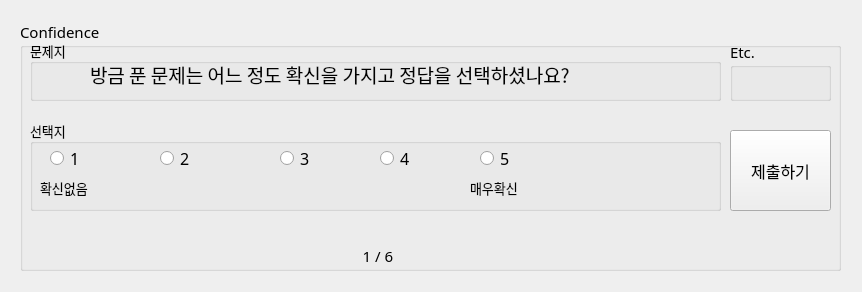
<?xml version="1.0" encoding="UTF-8"?>
<ui version="4.0">
 <class>Form</class>
 <widget class="QWidget" name="Form">
  <property name="geometry">
   <rect>
    <x>0</x>
    <y>0</y>
    <width>862</width>
    <height>292</height>
   </rect>
  </property>
  <property name="windowTitle">
   <string>Form</string>
  </property>
  <widget class="QGroupBox" name="TeInfoGBox">
   <property name="geometry">
    <rect>
     <x>20</x>
     <y>20</y>
     <width>821</width>
     <height>251</height>
    </rect>
   </property>
   <property name="font">
    <font>
     <family>나눔스퀘어_ac</family>
     <pointsize>11</pointsize>
    </font>
   </property>
   <property name="title">
    <string>Confidence</string>
   </property>
   <widget class="QGroupBox" name="testGBox">
    <property name="geometry">
     <rect>
      <x>10</x>
      <y>20</y>
      <width>691</width>
      <height>61</height>
     </rect>
    </property>
    <property name="font">
     <font>
      <family>나눔스퀘어_ac</family>
      <pointsize>10</pointsize>
     </font>
    </property>
    <property name="title">
     <string>문제지</string>
    </property>
    <widget class="QLabel" name="label">
     <property name="geometry">
      <rect>
       <x>60</x>
       <y>19</y>
       <width>561</width>
       <height>31</height>
      </rect>
     </property>
     <property name="font">
      <font>
       <family>나눔스퀘어_ac</family>
       <pointsize>14</pointsize>
      </font>
     </property>
     <property name="text">
      <string>방금 푼 문제는 어느 정도 확신을 가지고 정답을 선택하셨나요?</string>
     </property>
    </widget>
   </widget>
   <widget class="QGroupBox" name="cnfGBox">
    <property name="geometry">
     <rect>
      <x>10</x>
      <y>100</y>
      <width>691</width>
      <height>91</height>
     </rect>
    </property>
    <property name="font">
     <font>
      <family>나눔스퀘어_ac</family>
      <pointsize>10</pointsize>
     </font>
    </property>
    <property name="title">
     <string>선택지</string>
    </property>
    <widget class="QRadioButton" name="cnfRBtn1">
     <property name="geometry">
      <rect>
       <x>20</x>
       <y>30</y>
       <width>31</width>
       <height>16</height>
      </rect>
     </property>
     <property name="font">
      <font>
       <family>나눔스퀘어_ac</family>
       <pointsize>12</pointsize>
      </font>
     </property>
     <property name="text">
      <string>1</string>
     </property>
    </widget>
    <widget class="QRadioButton" name="cnfRBtn2">
     <property name="geometry">
      <rect>
       <x>130</x>
       <y>30</y>
       <width>31</width>
       <height>16</height>
      </rect>
     </property>
     <property name="font">
      <font>
       <family>나눔스퀘어_ac</family>
       <pointsize>12</pointsize>
      </font>
     </property>
     <property name="text">
      <string>2</string>
     </property>
    </widget>
    <widget class="QRadioButton" name="cnfRBtn3">
     <property name="geometry">
      <rect>
       <x>250</x>
       <y>30</y>
       <width>31</width>
       <height>16</height>
      </rect>
     </property>
     <property name="font">
      <font>
       <family>나눔스퀘어_ac</family>
       <pointsize>12</pointsize>
      </font>
     </property>
     <property name="text">
      <string>3</string>
     </property>
    </widget>
    <widget class="QRadioButton" name="cnfRBtn4">
     <property name="geometry">
      <rect>
       <x>350</x>
       <y>30</y>
       <width>31</width>
       <height>16</height>
      </rect>
     </property>
     <property name="font">
      <font>
       <family>나눔스퀘어_ac</family>
       <pointsize>12</pointsize>
      </font>
     </property>
     <property name="text">
      <string>4</string>
     </property>
    </widget>
    <widget class="QRadioButton" name="cnfRBtn5">
     <property name="geometry">
      <rect>
       <x>450</x>
       <y>30</y>
       <width>31</width>
       <height>16</height>
      </rect>
     </property>
     <property name="font">
      <font>
       <family>나눔스퀘어_ac</family>
       <pointsize>12</pointsize>
      </font>
     </property>
     <property name="text">
      <string>5</string>
     </property>
    </widget>
    <widget class="QLabel" name="btn1Label">
     <property name="geometry">
      <rect>
       <x>10</x>
       <y>60</y>
       <width>51</width>
       <height>16</height>
      </rect>
     </property>
     <property name="text">
      <string>확신없음</string>
     </property>
    </widget>
    <widget class="QLabel" name="btn5Label">
     <property name="geometry">
      <rect>
       <x>440</x>
       <y>60</y>
       <width>51</width>
       <height>16</height>
      </rect>
     </property>
     <property name="text">
      <string>매우확신</string>
     </property>
    </widget>
   </widget>
   <widget class="QLabel" name="cnfCntLabel">
    <property name="geometry">
     <rect>
      <x>330</x>
      <y>230</y>
      <width>56</width>
      <height>12</height>
     </rect>
    </property>
    <property name="text">
     <string>1 / 6</string>
    </property>
    <property name="alignment">
     <set>Qt::AlignCenter</set>
    </property>
   </widget>
   <widget class="QPushButton" name="cnfSubmitBtn">
    <property name="geometry">
     <rect>
      <x>710</x>
      <y>110</y>
      <width>101</width>
      <height>81</height>
     </rect>
    </property>
    <property name="font">
     <font>
      <family>나눔스퀘어_ac</family>
      <pointsize>12</pointsize>
     </font>
    </property>
    <property name="text">
     <string>제출하기</string>
    </property>
   </widget>
   <widget class="QGroupBox" name="etcGBox">
    <property name="geometry">
     <rect>
      <x>710</x>
      <y>20</y>
      <width>101</width>
      <height>61</height>
     </rect>
    </property>
    <property name="title">
     <string>Etc.</string>
    </property>
   </widget>
  </widget>
 </widget>
 <resources/>
 <connections/>
</ui>
